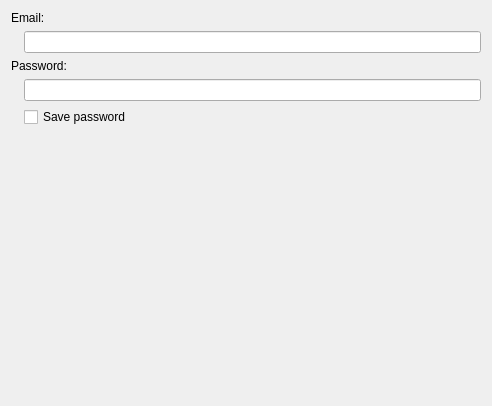
<?xml version="1.0" encoding="UTF-8"?>
<ui version="4.0">
 <class>VAccountWizardPage</class>
 <widget class="QWizardPage" name="VAccountWizardPage">
  <property name="geometry">
   <rect>
    <x>0</x>
    <y>0</y>
    <width>492</width>
    <height>406</height>
   </rect>
  </property>
  <property name="windowTitle">
   <string>WizardPage</string>
  </property>
  <layout class="QFormLayout" name="formLayout">
   <item row="0" column="0" colspan="2">
    <widget class="QLabel" name="label">
     <property name="sizePolicy">
      <sizepolicy hsizetype="Fixed" vsizetype="Preferred">
       <horstretch>0</horstretch>
       <verstretch>0</verstretch>
      </sizepolicy>
     </property>
     <property name="text">
      <string>Email:</string>
     </property>
    </widget>
   </item>
   <item row="1" column="1">
    <widget class="QLineEdit" name="emailEdit"/>
   </item>
   <item row="2" column="0" colspan="2">
    <widget class="QLabel" name="label_4">
     <property name="text">
      <string>Password:</string>
     </property>
    </widget>
   </item>
   <item row="3" column="1">
    <widget class="QLineEdit" name="passwdEdit">
     <property name="inputMask">
      <string/>
     </property>
     <property name="echoMode">
      <enum>QLineEdit::Password</enum>
     </property>
    </widget>
   </item>
   <item row="4" column="0">
    <widget class="QLabel" name="helpLabel">
     <property name="text">
      <string/>
     </property>
     <property name="wordWrap">
      <bool>true</bool>
     </property>
    </widget>
   </item>
   <item row="4" column="1">
    <widget class="QCheckBox" name="savePasswdCheck">
     <property name="text">
      <string>Save password</string>
     </property>
    </widget>
   </item>
  </layout>
 </widget>
 <resources/>
 <connections/>
</ui>
